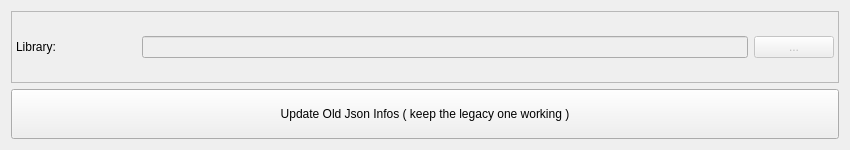
<?xml version="1.0" encoding="UTF-8"?>
<ui version="4.0">
 <class>Form</class>
 <widget class="QWidget" name="Form">
  <property name="geometry">
   <rect>
    <x>0</x>
    <y>0</y>
    <width>850</width>
    <height>150</height>
   </rect>
  </property>
  <property name="minimumSize">
   <size>
    <width>850</width>
    <height>150</height>
   </size>
  </property>
  <property name="maximumSize">
   <size>
    <width>850</width>
    <height>150</height>
   </size>
  </property>
  <property name="windowTitle">
   <string>Form</string>
  </property>
  <layout class="QVBoxLayout" name="verticalLayout_2">
   <item>
    <widget class="QFrame" name="frame">
     <property name="frameShape">
      <enum>QFrame::StyledPanel</enum>
     </property>
     <property name="frameShadow">
      <enum>QFrame::Raised</enum>
     </property>
     <layout class="QVBoxLayout" name="verticalLayout">
      <property name="leftMargin">
       <number>4</number>
      </property>
      <property name="topMargin">
       <number>4</number>
      </property>
      <property name="rightMargin">
       <number>4</number>
      </property>
      <property name="bottomMargin">
       <number>4</number>
      </property>
      <item>
       <layout class="QHBoxLayout" name="horizontalLayout">
        <item>
         <widget class="QLabel" name="label">
          <property name="minimumSize">
           <size>
            <width>120</width>
            <height>0</height>
           </size>
          </property>
          <property name="maximumSize">
           <size>
            <width>120</width>
            <height>16777215</height>
           </size>
          </property>
          <property name="text">
           <string>Library:</string>
          </property>
         </widget>
        </item>
        <item>
         <widget class="QLineEdit" name="lineEdit_sgNameEntry">
          <property name="enabled">
           <bool>false</bool>
          </property>
          <property name="sizePolicy">
           <sizepolicy hsizetype="Preferred" vsizetype="Maximum">
            <horstretch>0</horstretch>
            <verstretch>1</verstretch>
           </sizepolicy>
          </property>
          <property name="minimumSize">
           <size>
            <width>0</width>
            <height>0</height>
           </size>
          </property>
          <property name="maximumSize">
           <size>
            <width>16777215</width>
            <height>22</height>
           </size>
          </property>
          <property name="font">
           <font>
            <pointsize>9</pointsize>
            <bold>false</bold>
            <underline>false</underline>
           </font>
          </property>
          <property name="toolTip">
           <string>&lt;html&gt;&lt;head/&gt;&lt;body&gt;&lt;p&gt;Type the name of your new element here, no special characters please, use _ for a space, and follow the name convention.&lt;/p&gt;&lt;/body&gt;&lt;/html&gt;</string>
          </property>
         </widget>
        </item>
        <item>
         <widget class="QPushButton" name="pb_sg_PickFolderLibrary">
          <property name="enabled">
           <bool>false</bool>
          </property>
          <property name="minimumSize">
           <size>
            <width>80</width>
            <height>0</height>
           </size>
          </property>
          <property name="maximumSize">
           <size>
            <width>80</width>
            <height>16777215</height>
           </size>
          </property>
          <property name="font">
           <font>
            <pointsize>9</pointsize>
            <bold>false</bold>
            <underline>false</underline>
           </font>
          </property>
          <property name="cursor">
           <cursorShape>PointingHandCursor</cursorShape>
          </property>
          <property name="text">
           <string>...</string>
          </property>
         </widget>
        </item>
       </layout>
      </item>
     </layout>
    </widget>
   </item>
   <item>
    <widget class="QPushButton" name="pb_updateAllJsonInfos">
     <property name="minimumSize">
      <size>
       <width>0</width>
       <height>50</height>
      </size>
     </property>
     <property name="maximumSize">
      <size>
       <width>16777215</width>
       <height>50</height>
      </size>
     </property>
     <property name="text">
      <string>Update Old Json Infos ( keep the legacy one working )</string>
     </property>
    </widget>
   </item>
  </layout>
 </widget>
 <resources/>
 <connections/>
</ui>
